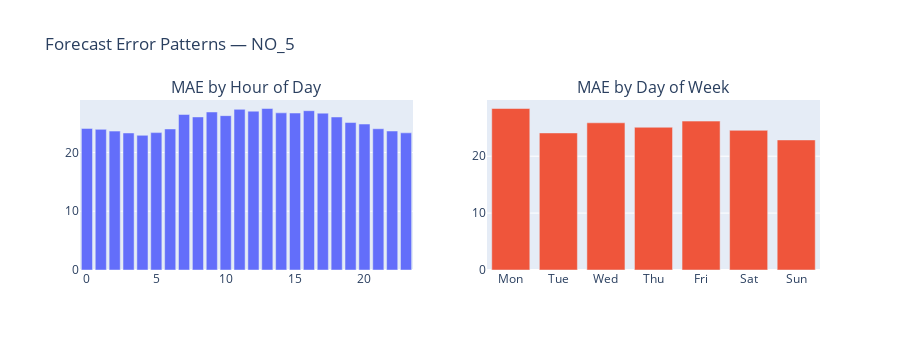

The notebook cell saved with this chart:
### Markdown cell above
## 6. Model Reliability Analysis
When does the model fail? Characterize high-error hours.

### Code cell
# Analyze high-error hours for NO_5
model = zone_models[INSIGHT_ZONE]
X_val = zone_X_val[INSIGHT_ZONE]
y_val = zone_y_val[INSIGHT_ZONE]

preds = model.predict(X_val)
errors = (y_val - preds).abs()

# Top 20 worst predictions
worst_20 = errors.nlargest(20)
print("Top 20 Worst Predictions:")
for ts, err in worst_20.items():
    actual = y_val.loc[ts]
    pred = preds.loc[ts]
    print(f"  {ts}: Actual={actual:.1f}, Pred={pred:.1f}, Error={err:.1f} EUR/MWh")

# Error by hour of day
error_by_hour = pd.DataFrame({"error": errors, "hour": errors.index.hour})
hourly_error = error_by_hour.groupby("hour")["error"].mean()

# Error by day of week
error_by_dow = pd.DataFrame({"error": errors, "dow": errors.index.dayofweek})
daily_error = error_by_dow.groupby("dow")["error"].mean()

fig = make_subplots(rows=1, cols=2, subplot_titles=["MAE by Hour of Day", "MAE by Day of Week"])
fig.add_trace(
    go.Bar(x=hourly_error.index, y=hourly_error.values, marker_color="#636EFA"),
    row=1, col=1,
)
dow_names = ["Mon", "Tue", "Wed", "Thu", "Fri", "Sat", "Sun"]
fig.add_trace(
    go.Bar(x=dow_names, y=daily_error.values, marker_color="#EF553B"),
    row=1, col=2,
)
fig.update_layout(title=f"Forecast Error Patterns \u2014 {INSIGHT_ZONE}", height=350, showlegend=False)
fig.show()

### Figure 1 — Plotly figure (JSON) as saved in the notebook; plotly's stock layout.template omitted (floating-point values rounded to 4 significant figures)
{"data": [{"marker": {"color": "#636EFA"}, "type": "bar", "x": [0, 1, 2, 3, 4, 5, 6, 7, 8, 9, 10, 11, 12, 13, 14, 15, 16, 17, 18, 19, 20, 21, 22, 23], "xaxis": "x", "y": [24.09, 23.92, 23.63, 23.31, 22.91, 23.37, 24.0, 26.45, 26.04, 26.88, 26.26, 27.33, 27.02, 27.47, 26.73, 26.7, 27.1, 26.68, 26.03, 25.08, 24.83, 24.03, 23.64, 23.33], "yaxis": "y"}, {"marker": {"color": "#EF553B"}, "type": "bar", "x": ["Mon", "Tue", "Wed", "Thu", "Fri", "Sat", "Sun"], "xaxis": "x2", "y": [28.38, 24.09, 25.87, 25.09, 26.16, 24.54, 22.86], "yaxis": "y2"}], "layout": {"annotations": [{"font": {"size": 16}, "showarrow": false, "text": "MAE by Hour of Day", "x": 0.225, "xanchor": "center", "xref": "paper", "y": 1, "yanchor": "bottom", "yref": "paper"}, {"font": {"size": 16}, "showarrow": false, "text": "MAE by Day of Week", "x": 0.775, "xanchor": "center", "xref": "paper", "y": 1, "yanchor": "bottom", "yref": "paper"}], "height": 350, "showlegend": false, "title": {"text": "Forecast Error Patterns — NO_5"}, "xaxis": {"anchor": "y", "domain": [0, 0.45]}, "xaxis2": {"anchor": "y2", "domain": [0.55, 1]}, "yaxis": {"anchor": "x", "domain": [0, 1]}, "yaxis2": {"anchor": "x2", "domain": [0, 1]}}}
